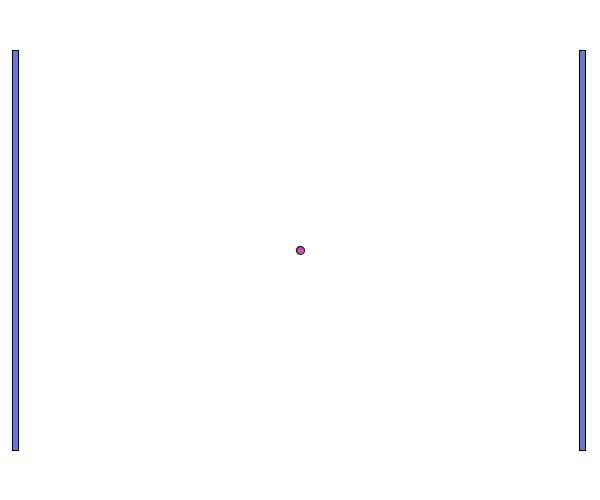
Frame 1 (no input)
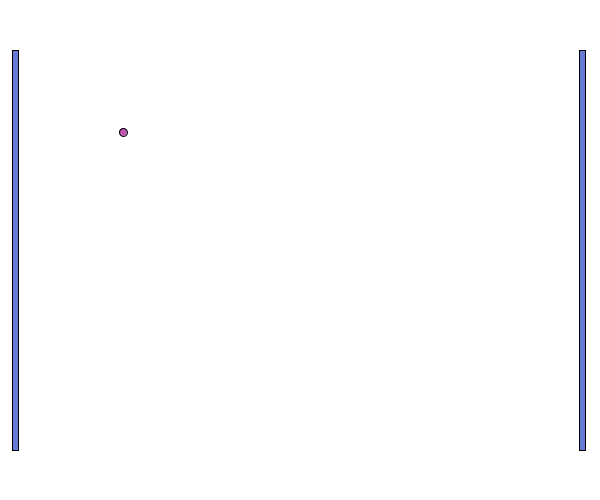
Frame 60 (the mouse pressed at the canvas centre just before this capture)
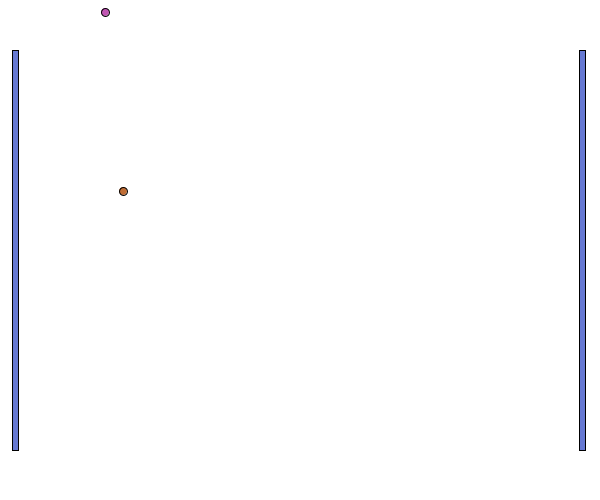
Frame 120 (the mouse held since frame 60 and released just before this capture)

The Processing sketch that drew these frames (run headless with seeded random() and noise(); from frame 60 on, the mouse is pressed at the canvas centre):

// Processing sketch: BallPaddleMove
// ── BallPaddleMove.pde
private class Ball {
  //Variables
  private int ballX, ballY, ballMoveX, ballMoveY, directionX=0, directionY=0;
  private int ballSpeedX, ballSpeedY;
  private int ballStartX, ballStartY, ballDiameter; //Will be final variables
  private color colour, colourFillReset=#FFFFFF;
  private int scorePlayer1, scorePlayer2;
  private Boolean ballXGoal;
  //
  //int ballCount = 5; //requires pure java class for true static varaibles (does not need instantiated object)
  //needs to be coded first in Processing
  //
  //Constructor, populates the variables
  public Ball(float widthParameter, float heightParameter) { //Passsing Geometry
    ballStartX = int(widthParameter/2); //will begin as one varaible, but might change b/c easter egg
    ballStartY = int(heightParameter/2); //see above
    this.ballX = ballStartX; //ALways starts in middle
    this.ballY = ballStartY;
    this.ballXGoal = false;
    ballDiameter = int(widthParameter/70); //Will soon need a procedure for this or a choice of code
    float smallerNumber, largerNumber; //Geometry estimate of size
    if (widthParameter>=heightParameter) { // Speed multiplier
      largerNumber = widthParameter;
      smallerNumber = heightParameter;
    } else {
      largerNumber = heightParameter;
      smallerNumber = widthParameter;
    }//End larger number
    float geometryMultiplier = round ( largerNumber/1000 ); //Note: floor, round, ceiling
    if ( geometryMultiplier < 1 ) geometryMultiplier = 1;
    println(smallerNumber, largerNumber, geometryMultiplier);
    ballSpeedX = int( random (1, 5) ) * int ( geometryMultiplier ); //Not best practice to repeat code, but OK
    ballSpeedY = int( random (1, 5) ) * int ( geometryMultiplier ); //Here b/c "next line"
    colour = color(int( random(50, 200) ), int( random(50, 200) ), int( random(50, 200) ));
    while ( directionX == 0 ) { 
      directionX = int (random (-2, 2) );
    }//End WHILE
    while ( directionY == 0 ) { 
      directionY = int (random (-2, 2) );
    }//End WHILE
  }//End Constructor
  //
  public void draw() {
    ballDraw();
    gamePlay();
  }//End draw
  //
  private void ballDraw() {
    //Background here will cover each individual ball
    fill(colour);
    ellipse(ballX, ballY, ballDiameter, ballDiameter);
    fill(colourFillReset); //Reset fill
  }//End ballDraw
  //
  private void gamePlay() {
    //Scoring on Left and Right Goals, resetting variables to decrease system resourses
    if ( ballX < (width*0)+ballDiameter || ballX > width - ballDiameter) { //Net Detection
      ballXGoal = true;
      if (ballX < (width*0)+ballDiameter ) { //Goal for left player
        ballX = (width*0)+(ballDiameter/4);
        ballY = ballY; //Variable becomes "final" here
      }
      if ( ballX > width - ballDiameter ) { //Goal for right player
        ballX = (width)-(ballDiameter/4);
        ballY = ballY; //Variable becomes "final" here
      }
    } //End Net Detection
    //
    //Top and Bottom Boundary Bounce, accounting for increased ball movement per "step"
    // Bounce of Top and Bottom: bounce is a range and we move the ball if out-of-bounds
    if ( (ballY >= height*0 && ballY <= height*0+ballDiameter) || ( ballY <= height && ballY >= height-ballDiameter ) ) directionY =  directionY * (-1);
    if ( ballY < 0 || ballY > height ) {
      directionY =  directionY * (-1);
      if (ballY < 0) ballY = height*0 - (ballDiameter/2);
      if (ballY > height) ballY = height - (ballDiameter/2);
    }
    //
    //Ball "Step"
    if (ballXGoal == true) { //EMPTY IF to skip ball arithmetic, when score happens
    } else {
      ballMoveX = ballSpeedX*directionX;
      ballMoveY = ballSpeedY*directionY;
      ballX += ballMoveX;
      ballY += ballMoveY;
    }
    //
  }//End gamePlay
  //
  int ballXGetter() {
    return ballX;
  }//End ballXGetter
  int ballYGetter() {
    return ballY;
  }//End ballYGetter
  int ballDiameterGetter() {
    return ballDiameter;
  }//End ballDiameterGetter
  void directionYSetter(int paddleXLeft, int paddleYLeft, int paddleXRight, int paddleYRight, int paddleWidth, int paddleHeight) {
    if (ballX <= width*1/4) { //Left Paddle Only
      if ( ballY >= paddleYLeft && ballY <= paddleYLeft+paddleHeight ) {
        if (ballX <= paddleXLeft+paddleWidth+ballDiameter ) directionX = directionX * (-1); //Could be one line, see below
      }//End ballY IF
    }
    //Right Paddle Only, one line example, cascading if
    if (ballX >= width*3/4) if ( ballY >= paddleYRight && ballY <= paddleYRight+paddleHeight ) if (ballX >= paddleXRight - ballDiameter) directionX = directionX * (-1); 
    //Simlified Further by &&, single conditional
    //Note: Prototype with if's, then simply conditional
  }//End directionYSetter
  //
}//End Ball

// ── BallPaddle.pde
/* To Do
 Ball Collisions
 Pseudocode other class
 Configuring the Game - setting initial variables (i.e. paddle speed)
 Screen Saver Pong or 1-Player Pong: paddle.y=ball.y
 */

/* Notes
 - Spawning Ball Instances: separating Setup() from draw() from mousePressed()
 - See ballCounter Variable in driver global variables
 - Note: should be static, encapsulated variable in Ball Class (note difference from final variable)
 */

//Global Variables and Ovjects
final int ballCount = 10; //Hack of Static Variable (not the same as static)
Ball[] balls = new Ball[ballCount]; //Not just an array, but an array list
int ballCounter = balls.length - balls.length; // How to get "Zero but use another value"
Paddle paddle;
//
void setup() {
  size (600, 500); //fullScreen(), displayWidth, displayHeight;
  //
  balls[ballCounter] = new Ball(width, height); 
  paddle = new Paddle(width, height); //For the Constructor
  //
  ballCounter +=1;
}//End setup()

void draw() {
  background(255);
  for ( int i = 0; i<ballCounter; i++ ) { //Controls each ball
    balls[i].draw(); //Variables and Contructor
    balls[i].directionYSetter(paddle.paddleXLeftGetter(), paddle.paddleYLeftGetter(), paddle.paddleXRightGetter(), paddle.paddleYRightGetter(), paddle.paddleWidthGetter(), paddle.paddleHeightGetter());
    //Ball knows when to bounce
  }
  paddle.draw();
}//End draw()

void keyPressed() {
  if (key == CODED && key == 'W' || key == 'w') paddle.upLeftGetter(); //Security Feature
  if (key == CODED && key == 'S' || key == 's') paddle.downLeftGetter(); //Security Feature
  if (key == CODED && key == 'D' || key == 'd') paddle.stopLeftGetter(); //Security Feature
  if (key == CODED && keyCode == UP) paddle.upRightGetter(); //Security Feature
  if (key == CODED && keyCode == DOWN) paddle.downRightGetter(); //Security Feature
  if (key == CODED && keyCode == LEFT) paddle.stopRightGetter(); //Security Feature
}//End keyPressed

void mousePressed() {
  //println(ballCounter);
  if ( ballCounter >= balls.length ) { //Game Quit based on ball counting
    exit(); //Eventually will become a button
  } else { 
    ballCounter += 1; //Note: sequentially, this incrementing creates a problem for the next for loop
    // Thus, the FOR Loop deals with the difference between human and computer numbering.
  }
  for ( int i = ballCounter-1; i<ballCounter; i++ ) { //Constructor for other balls should not be run
    balls[i] = new Ball(width, height); 
  }
}//End mousePressed

// ── Paddle.pde
private class Paddle {
  //Variables
  private color colour;
  private int paddleXLeft, paddleXRight, paddleYLeft, paddleYRight, paddleWidth, paddleHeight;
  private int yMove; //Possible Easteregg to move paddles differently requires two vars
  private boolean upLeft=false, downLeft=false, stopLeft=false, upRight=false, downRight=false, stopRight=false;

  //Constructor, populates the variables
  public Paddle (float widthParameter, float heightParameter) { //Passsing Geometry
    this.colour = color (int(random(100, 255)), int(random(50, 255)), int(random(175, 255)));
    paddleWidth = int(heightParameter*1/80); //no "this" thus no change ever
    paddleXRight = int(widthParameter*39/40) - paddleWidth;
    paddleXLeft = int(heightParameter*1/40);
    paddleHeight = int(heightParameter*4/5);
    this.paddleYLeft = int(heightParameter*1/2) - paddleHeight*1/2;
    this.paddleYRight = paddleYLeft; 
    this.upLeft = false;
    this.downLeft = false;
    this.stopLeft=false;
    this.upRight = false;
    this.downRight = false;
    this.stopRight=false;
    int paddleSpeed = 5; //Previously a User initiated value
    this.yMove = int( (heightParameter / heightParameter) * paddleSpeed);
  }//End Constructor
  //
  void draw() {
    //Background here will cover each individual ball
    fill(colour);
    gamePlay(); //Arithmetic Code, Security Feature
    rect (paddleXLeft, paddleYLeft, paddleWidth, paddleHeight);
    rect (paddleXRight, paddleYRight, paddleWidth, paddleHeight);
    fill(0); //Reset fill
  }//End draw
  //
  void gamePlay() {
    // Moving Left Paddle
    if ( upLeft == true && downLeft == false ) {
      paddleYLeft -= yMove;
      stopLeft = false;
    }
    if (upLeft == false && downLeft == true) {
      paddleYLeft += yMove;
      stopLeft = false;
    }
    if ( stopLeft== true ) {
      upLeft = false;
      downLeft = false;
    }
    // Moving Right Paddle
    if ( upRight == true && downRight == false) {
      paddleYRight -= yMove;
      stopRight = false;
    }
    if (upRight == false && downRight == true) {
      paddleYRight += yMove;
      stopRight = false;
    }
    if ( stopRight== true ) {
      upRight = false;
      downRight = false;
    }
    // Redrawing Paddle if too High
    if ( paddleYLeft < height * 0) paddleYLeft = 0;
    if (paddleYLeft  > height - paddleHeight ) paddleYLeft = height - paddleHeight;
    //
    // Redrawing Paddle if too Low
    if ( paddleYRight < height * 0) paddleYRight = 0;
    if (paddleYRight > height - paddleHeight ) paddleYRight = height - paddleHeight;
    //
  }//End gamePlay
  //
  // Getters and Setters
  void generalReset() {
    upLeft = false;
    downLeft = false;
    stopLeft = false;
    upRight = false;
    downRight = false;
    stopRight = false;
  } 
  void upLeftGetter() { //Get Keyboard input
    generalReset();
    upLeft = true;
  }
  void downLeftGetter() { //Get Keyboard input
    generalReset();
    downLeft = true;
  }
  void stopLeftGetter() { //Get Keyboard input
    generalReset();
    stopLeft = true;
  }
  void upRightGetter() { //Get Keyboard input
    generalReset();
    upRight = true;
  }
  void downRightGetter() { //Get Keyboard input
    generalReset();
    downRight = true;
  }
  void stopRightGetter() { //Get Keyboard input
    generalReset();
    stopRight = true;
  }
  int paddleXLeftGetter() {
    return paddleXLeft;
  }//End Paddle X Left Getter
  int paddleXRightGetter() {
    return paddleXRight;
  }//End Paddle X Left Getter
  int paddleWidthGetter() {
    return paddleWidth;
  }//End Paddle X Left Getter
  int paddleYLeftGetter() {
    return paddleYLeft;
  }//End Paddle X Left Getter
  int paddleYRightGetter() {
    return paddleYRight;
  }//End Paddle X Left Getter
  int paddleHeightGetter() {
    return paddleHeight;
  }//End paddleHeight Getter
}//End Ball
